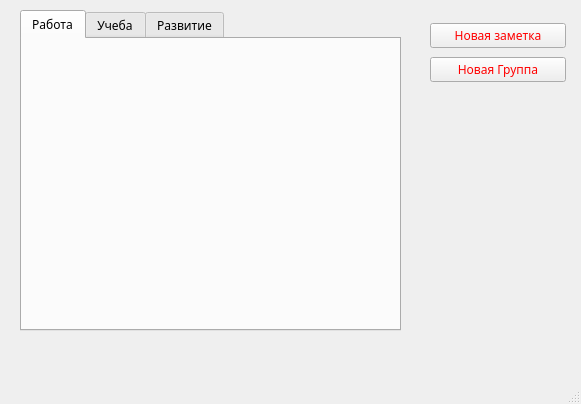
<?xml version="1.0" encoding="UTF-8"?>
<ui version="4.0">
 <class>MainWindow</class>
 <widget class="QMainWindow" name="MainWindow">
  <property name="geometry">
   <rect>
    <x>0</x>
    <y>0</y>
    <width>581</width>
    <height>404</height>
   </rect>
  </property>
  <property name="font">
   <font>
    <family>.SF NS Text</family>
   </font>
  </property>
  <property name="windowTitle">
   <string>TaskManager</string>
  </property>
  <widget class="QWidget" name="centralwidget">
   <widget class="QTabWidget" name="tabWidget">
    <property name="geometry">
     <rect>
      <x>20</x>
      <y>10</y>
      <width>381</width>
      <height>321</height>
     </rect>
    </property>
    <property name="currentIndex">
     <number>0</number>
    </property>
    <widget class="QWidget" name="tab">
     <attribute name="title">
      <string>Работа</string>
     </attribute>
    </widget>
    <widget class="QWidget" name="tab_3">
     <attribute name="title">
      <string>Учеба</string>
     </attribute>
    </widget>
    <widget class="QWidget" name="tab_2">
     <attribute name="title">
      <string>Развитие</string>
     </attribute>
    </widget>
   </widget>
   <widget class="QWidget" name="">
    <property name="geometry">
     <rect>
      <x>430</x>
      <y>20</y>
      <width>136</width>
      <height>66</height>
     </rect>
    </property>
    <layout class="QVBoxLayout" name="verticalLayout">
     <item>
      <widget class="QPushButton" name="newNote">
       <property name="styleSheet">
        <string notr="true">color: red</string>
       </property>
       <property name="text">
        <string>Новая заметка</string>
       </property>
      </widget>
     </item>
     <item>
      <widget class="QPushButton" name="newGroup">
       <property name="styleSheet">
        <string notr="true">color: red</string>
       </property>
       <property name="text">
        <string>Новая Группа</string>
       </property>
      </widget>
     </item>
    </layout>
   </widget>
  </widget>
  <widget class="QMenuBar" name="menubar">
   <property name="geometry">
    <rect>
     <x>0</x>
     <y>0</y>
     <width>581</width>
     <height>22</height>
    </rect>
   </property>
  </widget>
  <widget class="QStatusBar" name="statusbar"/>
 </widget>
 <resources/>
 <connections/>
</ui>
